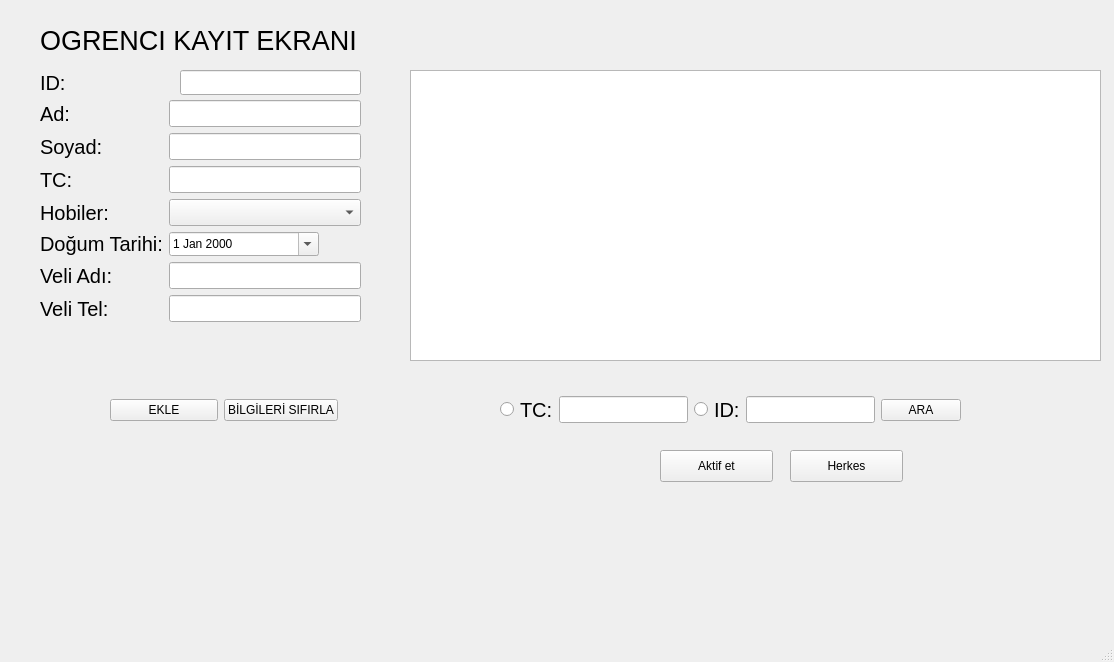
<?xml version="1.0" encoding="UTF-8"?>
<ui version="4.0">
 <class>Bilgi_Ekrani</class>
 <widget class="QMainWindow" name="Bilgi_Ekrani">
  <property name="geometry">
   <rect>
    <x>0</x>
    <y>0</y>
    <width>1114</width>
    <height>662</height>
   </rect>
  </property>
  <property name="windowTitle">
   <string>MainWindow</string>
  </property>
  <widget class="QWidget" name="centralwidget">
   <widget class="QWidget" name="horizontalLayoutWidget">
    <property name="geometry">
     <rect>
      <x>110</x>
      <y>370</y>
      <width>228</width>
      <height>80</height>
     </rect>
    </property>
    <layout class="QHBoxLayout" name="horizontalLayout">
     <item>
      <widget class="QPushButton" name="btn_ekle">
       <property name="text">
        <string>EKLE</string>
       </property>
      </widget>
     </item>
     <item>
      <widget class="QPushButton" name="btn_sifirla">
       <property name="text">
        <string>BİLGİLERİ SIFIRLA</string>
       </property>
      </widget>
     </item>
    </layout>
   </widget>
   <widget class="QLabel" name="label">
    <property name="geometry">
     <rect>
      <x>40</x>
      <y>30</y>
      <width>341</width>
      <height>21</height>
     </rect>
    </property>
    <property name="font">
     <font>
      <pointsize>20</pointsize>
     </font>
    </property>
    <property name="text">
     <string>ÖĞRENCİ KAYIT EKRANI</string>
    </property>
   </widget>
   <widget class="QWidget" name="formLayoutWidget">
    <property name="geometry">
     <rect>
      <x>40</x>
      <y>100</y>
      <width>321</width>
      <height>260</height>
     </rect>
    </property>
    <layout class="QFormLayout" name="formLayout">
     <item row="0" column="0">
      <widget class="QLabel" name="label_2">
       <property name="font">
        <font>
         <pointsize>15</pointsize>
        </font>
       </property>
       <property name="text">
        <string>Ad:</string>
       </property>
      </widget>
     </item>
     <item row="0" column="1">
      <widget class="QLineEdit" name="txt_ad">
       <property name="font">
        <font>
         <pointsize>12</pointsize>
        </font>
       </property>
      </widget>
     </item>
     <item row="2" column="1">
      <widget class="QLineEdit" name="txt_soyad">
       <property name="font">
        <font>
         <pointsize>12</pointsize>
        </font>
       </property>
      </widget>
     </item>
     <item row="2" column="0">
      <widget class="QLabel" name="label_3">
       <property name="font">
        <font>
         <pointsize>15</pointsize>
        </font>
       </property>
       <property name="text">
        <string>Soyad:</string>
       </property>
      </widget>
     </item>
     <item row="3" column="0">
      <widget class="QLabel" name="label_4">
       <property name="font">
        <font>
         <pointsize>15</pointsize>
        </font>
       </property>
       <property name="text">
        <string>TC:</string>
       </property>
      </widget>
     </item>
     <item row="3" column="1">
      <widget class="QLineEdit" name="txt_tc">
       <property name="font">
        <font>
         <pointsize>12</pointsize>
        </font>
       </property>
      </widget>
     </item>
     <item row="5" column="0">
      <widget class="QLabel" name="label_5">
       <property name="font">
        <font>
         <pointsize>15</pointsize>
        </font>
       </property>
       <property name="text">
        <string>Hobiler:</string>
       </property>
      </widget>
     </item>
     <item row="5" column="1">
      <widget class="QComboBox" name="cmb_hobiler">
       <property name="font">
        <font>
         <pointsize>12</pointsize>
        </font>
       </property>
       <property name="currentIndex">
        <number>-1</number>
       </property>
       <item>
        <property name="text">
         <string>Yüzmek</string>
        </property>
       </item>
       <item>
        <property name="text">
         <string>Satranç Oynamak</string>
        </property>
       </item>
       <item>
        <property name="text">
         <string>Bilgisayar Oynamak</string>
        </property>
       </item>
       <item>
        <property name="text">
         <string>Festivallere Katılmak</string>
        </property>
       </item>
       <item>
        <property name="text">
         <string>Futbol Oynamak</string>
        </property>
       </item>
       <item>
        <property name="text">
         <string>Yazılım programlamak</string>
        </property>
       </item>
       <item>
        <property name="text">
         <string>Resim Yapmak</string>
        </property>
       </item>
      </widget>
     </item>
     <item row="6" column="1">
      <widget class="QDateEdit" name="dt_dogumtarihi">
       <property name="sizePolicy">
        <sizepolicy hsizetype="Preferred" vsizetype="Preferred">
         <horstretch>0</horstretch>
         <verstretch>0</verstretch>
        </sizepolicy>
       </property>
       <property name="maximumSize">
        <size>
         <width>150</width>
         <height>16777215</height>
        </size>
       </property>
       <property name="calendarPopup">
        <bool>true</bool>
       </property>
      </widget>
     </item>
     <item row="6" column="0">
      <widget class="QLabel" name="label_6">
       <property name="font">
        <font>
         <pointsize>15</pointsize>
        </font>
       </property>
       <property name="text">
        <string>Doğum Tarihi:</string>
       </property>
      </widget>
     </item>
     <item row="8" column="1">
      <widget class="QLineEdit" name="txt_veliadi">
       <property name="font">
        <font>
         <pointsize>12</pointsize>
        </font>
       </property>
      </widget>
     </item>
     <item row="8" column="0">
      <widget class="QLabel" name="label_7">
       <property name="font">
        <font>
         <pointsize>15</pointsize>
        </font>
       </property>
       <property name="text">
        <string>Veli Adı:</string>
       </property>
      </widget>
     </item>
     <item row="10" column="1">
      <widget class="QLineEdit" name="txt_velitel">
       <property name="font">
        <font>
         <pointsize>12</pointsize>
        </font>
       </property>
      </widget>
     </item>
     <item row="10" column="0">
      <widget class="QLabel" name="label_8">
       <property name="font">
        <font>
         <pointsize>15</pointsize>
        </font>
       </property>
       <property name="text">
        <string>Veli Tel:</string>
       </property>
      </widget>
     </item>
    </layout>
   </widget>
   <widget class="QLabel" name="label_9">
    <property name="geometry">
     <rect>
      <x>40</x>
      <y>70</y>
      <width>30</width>
      <height>25</height>
     </rect>
    </property>
    <property name="font">
     <font>
      <pointsize>15</pointsize>
     </font>
    </property>
    <property name="text">
     <string>ID:</string>
    </property>
   </widget>
   <widget class="QLineEdit" name="txt_id">
    <property name="geometry">
     <rect>
      <x>180</x>
      <y>70</y>
      <width>181</width>
      <height>25</height>
     </rect>
    </property>
    <property name="font">
     <font>
      <pointsize>12</pointsize>
     </font>
    </property>
   </widget>
   <widget class="QTableWidget" name="tbl_ogrenciler">
    <property name="geometry">
     <rect>
      <x>410</x>
      <y>70</y>
      <width>691</width>
      <height>291</height>
     </rect>
    </property>
   </widget>
   <widget class="QWidget" name="horizontalLayoutWidget_2">
    <property name="geometry">
     <rect>
      <x>500</x>
      <y>370</y>
      <width>461</width>
      <height>80</height>
     </rect>
    </property>
    <layout class="QHBoxLayout" name="horizontalLayout_2">
     <item>
      <widget class="QRadioButton" name="rdb_tc">
       <property name="text">
        <string/>
       </property>
      </widget>
     </item>
     <item>
      <widget class="QLabel" name="label_11">
       <property name="font">
        <font>
         <pointsize>15</pointsize>
        </font>
       </property>
       <property name="text">
        <string>TC:</string>
       </property>
      </widget>
     </item>
     <item>
      <widget class="QLineEdit" name="txt_tcara">
       <property name="font">
        <font>
         <pointsize>12</pointsize>
        </font>
       </property>
      </widget>
     </item>
     <item>
      <widget class="QRadioButton" name="rdb_id">
       <property name="text">
        <string/>
       </property>
      </widget>
     </item>
     <item>
      <widget class="QLabel" name="label_10">
       <property name="font">
        <font>
         <pointsize>15</pointsize>
        </font>
       </property>
       <property name="text">
        <string>ID:</string>
       </property>
      </widget>
     </item>
     <item>
      <widget class="QLineEdit" name="txt_idara">
       <property name="font">
        <font>
         <pointsize>12</pointsize>
        </font>
       </property>
      </widget>
     </item>
     <item>
      <widget class="QPushButton" name="btn_ograra">
       <property name="text">
        <string>ARA</string>
       </property>
      </widget>
     </item>
    </layout>
   </widget>
   <widget class="QPushButton" name="btn_aktifet">
    <property name="geometry">
     <rect>
      <x>660</x>
      <y>450</y>
      <width>113</width>
      <height>32</height>
     </rect>
    </property>
    <property name="text">
     <string>Aktif et</string>
    </property>
   </widget>
   <widget class="QPushButton" name="btn_herkes">
    <property name="geometry">
     <rect>
      <x>790</x>
      <y>450</y>
      <width>113</width>
      <height>32</height>
     </rect>
    </property>
    <property name="text">
     <string>Herkes</string>
    </property>
   </widget>
  </widget>
  <widget class="QMenuBar" name="menubar">
   <property name="geometry">
    <rect>
     <x>0</x>
     <y>0</y>
     <width>1114</width>
     <height>37</height>
    </rect>
   </property>
  </widget>
  <widget class="QStatusBar" name="statusbar"/>
 </widget>
 <resources/>
 <connections/>
</ui>
